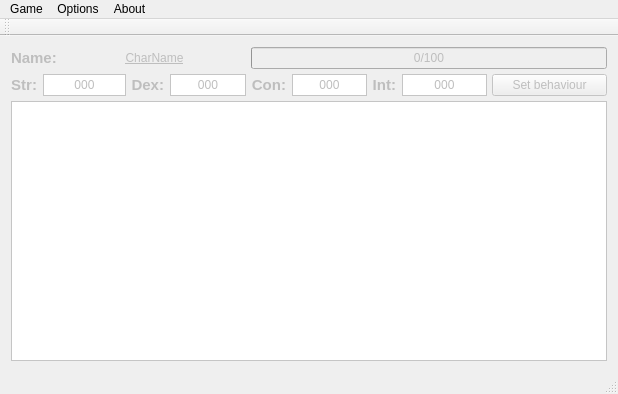
<?xml version="1.0" encoding="UTF-8"?>
<ui version="4.0">
 <class>AutoRpg</class>
 <widget class="QMainWindow" name="AutoRpg">
  <property name="geometry">
   <rect>
    <x>0</x>
    <y>0</y>
    <width>618</width>
    <height>394</height>
   </rect>
  </property>
  <property name="windowTitle">
   <string>AutoRpg</string>
  </property>
  <widget class="QWidget" name="centralWidget">
   <layout class="QGridLayout" name="gridLayout">
    <item row="0" column="0">
     <widget class="QFrame" name="frame">
      <property name="enabled">
       <bool>false</bool>
      </property>
      <property name="frameShape">
       <enum>QFrame::NoFrame</enum>
      </property>
      <property name="frameShadow">
       <enum>QFrame::Plain</enum>
      </property>
      <property name="lineWidth">
       <number>0</number>
      </property>
      <layout class="QGridLayout" name="gridLayout_2">
       <property name="sizeConstraint">
        <enum>QLayout::SetNoConstraint</enum>
       </property>
       <property name="margin">
        <number>0</number>
       </property>
       <property name="spacing">
        <number>5</number>
       </property>
       <item row="1" column="2">
        <layout class="QHBoxLayout" name="horizontalLayout_4">
         <item>
          <widget class="QLabel" name="label_7">
           <property name="sizePolicy">
            <sizepolicy hsizetype="Fixed" vsizetype="Preferred">
             <horstretch>0</horstretch>
             <verstretch>0</verstretch>
            </sizepolicy>
           </property>
           <property name="font">
            <font>
             <pointsize>11</pointsize>
             <weight>75</weight>
             <bold>true</bold>
            </font>
           </property>
           <property name="text">
            <string>Con:</string>
           </property>
           <property name="alignment">
            <set>Qt::AlignRight|Qt::AlignTrailing|Qt::AlignVCenter</set>
           </property>
          </widget>
         </item>
         <item>
          <widget class="QLabel" name="lb_chCon">
           <property name="styleSheet">
            <string notr="true">background: white</string>
           </property>
           <property name="frameShape">
            <enum>QFrame::StyledPanel</enum>
           </property>
           <property name="frameShadow">
            <enum>QFrame::Sunken</enum>
           </property>
           <property name="text">
            <string>000</string>
           </property>
           <property name="alignment">
            <set>Qt::AlignCenter</set>
           </property>
          </widget>
         </item>
        </layout>
       </item>
       <item row="2" column="0" colspan="5">
        <widget class="QTextEdit" name="te_EventLog">
         <property name="palette">
          <palette>
           <active>
            <colorrole role="Base">
             <brush brushstyle="SolidPattern">
              <color alpha="255">
               <red>237</red>
               <green>237</green>
               <blue>237</blue>
              </color>
             </brush>
            </colorrole>
            <colorrole role="Window">
             <brush brushstyle="SolidPattern">
              <color alpha="255">
               <red>255</red>
               <green>255</green>
               <blue>255</blue>
              </color>
             </brush>
            </colorrole>
            <colorrole role="AlternateBase">
             <brush brushstyle="SolidPattern">
              <color alpha="255">
               <red>255</red>
               <green>255</green>
               <blue>255</blue>
              </color>
             </brush>
            </colorrole>
            <colorrole role="NoRole">
             <brush brushstyle="SolidPattern">
              <color alpha="255">
               <red>255</red>
               <green>255</green>
               <blue>255</blue>
              </color>
             </brush>
            </colorrole>
           </active>
           <inactive>
            <colorrole role="Base">
             <brush brushstyle="SolidPattern">
              <color alpha="255">
               <red>237</red>
               <green>237</green>
               <blue>237</blue>
              </color>
             </brush>
            </colorrole>
            <colorrole role="Window">
             <brush brushstyle="SolidPattern">
              <color alpha="255">
               <red>255</red>
               <green>255</green>
               <blue>255</blue>
              </color>
             </brush>
            </colorrole>
            <colorrole role="AlternateBase">
             <brush brushstyle="SolidPattern">
              <color alpha="255">
               <red>255</red>
               <green>255</green>
               <blue>255</blue>
              </color>
             </brush>
            </colorrole>
            <colorrole role="NoRole">
             <brush brushstyle="SolidPattern">
              <color alpha="255">
               <red>255</red>
               <green>255</green>
               <blue>255</blue>
              </color>
             </brush>
            </colorrole>
           </inactive>
           <disabled>
            <colorrole role="Base">
             <brush brushstyle="SolidPattern">
              <color alpha="255">
               <red>255</red>
               <green>255</green>
               <blue>255</blue>
              </color>
             </brush>
            </colorrole>
            <colorrole role="Window">
             <brush brushstyle="SolidPattern">
              <color alpha="255">
               <red>255</red>
               <green>255</green>
               <blue>255</blue>
              </color>
             </brush>
            </colorrole>
            <colorrole role="AlternateBase">
             <brush brushstyle="SolidPattern">
              <color alpha="255">
               <red>255</red>
               <green>255</green>
               <blue>255</blue>
              </color>
             </brush>
            </colorrole>
            <colorrole role="NoRole">
             <brush brushstyle="SolidPattern">
              <color alpha="255">
               <red>255</red>
               <green>255</green>
               <blue>255</blue>
              </color>
             </brush>
            </colorrole>
           </disabled>
          </palette>
         </property>
         <property name="frameShape">
          <enum>QFrame::StyledPanel</enum>
         </property>
         <property name="frameShadow">
          <enum>QFrame::Sunken</enum>
         </property>
         <property name="readOnly">
          <bool>true</bool>
         </property>
         <property name="html">
          <string>&lt;!DOCTYPE HTML PUBLIC &quot;-//W3C//DTD HTML 4.0//EN&quot; &quot;http://www.w3.org/TR/REC-html40/strict.dtd&quot;&gt;
&lt;html&gt;&lt;head&gt;&lt;meta name=&quot;qrichtext&quot; content=&quot;1&quot; /&gt;&lt;style type=&quot;text/css&quot;&gt;
p, li { white-space: pre-wrap; }
&lt;/style&gt;&lt;/head&gt;&lt;body style=&quot; font-family:'Sans'; font-size:9pt; font-weight:400; font-style:normal;&quot; bgcolor=&quot;#ffffff&quot;&gt;
&lt;p style=&quot;-qt-paragraph-type:empty; margin-top:0px; margin-bottom:0px; margin-left:0px; margin-right:0px; -qt-block-indent:0; text-indent:0px;&quot;&gt;&lt;br /&gt;&lt;/p&gt;&lt;/body&gt;&lt;/html&gt;</string>
         </property>
        </widget>
       </item>
       <item row="1" column="0">
        <layout class="QHBoxLayout" name="horizontalLayout_2">
         <item>
          <widget class="QLabel" name="label_3">
           <property name="sizePolicy">
            <sizepolicy hsizetype="Fixed" vsizetype="Preferred">
             <horstretch>0</horstretch>
             <verstretch>0</verstretch>
            </sizepolicy>
           </property>
           <property name="font">
            <font>
             <pointsize>11</pointsize>
             <weight>75</weight>
             <bold>true</bold>
            </font>
           </property>
           <property name="text">
            <string>Str:</string>
           </property>
           <property name="alignment">
            <set>Qt::AlignRight|Qt::AlignTrailing|Qt::AlignVCenter</set>
           </property>
          </widget>
         </item>
         <item>
          <widget class="QLabel" name="lb_chStr">
           <property name="styleSheet">
            <string notr="true">background: white</string>
           </property>
           <property name="frameShape">
            <enum>QFrame::StyledPanel</enum>
           </property>
           <property name="frameShadow">
            <enum>QFrame::Sunken</enum>
           </property>
           <property name="text">
            <string>000</string>
           </property>
           <property name="alignment">
            <set>Qt::AlignCenter</set>
           </property>
          </widget>
         </item>
        </layout>
       </item>
       <item row="1" column="3">
        <layout class="QHBoxLayout" name="horizontalLayout_5">
         <item>
          <widget class="QLabel" name="label_9">
           <property name="sizePolicy">
            <sizepolicy hsizetype="Fixed" vsizetype="Preferred">
             <horstretch>0</horstretch>
             <verstretch>0</verstretch>
            </sizepolicy>
           </property>
           <property name="font">
            <font>
             <pointsize>11</pointsize>
             <weight>75</weight>
             <bold>true</bold>
            </font>
           </property>
           <property name="text">
            <string>Int:</string>
           </property>
           <property name="alignment">
            <set>Qt::AlignRight|Qt::AlignTrailing|Qt::AlignVCenter</set>
           </property>
          </widget>
         </item>
         <item>
          <widget class="QLabel" name="lb_chInt">
           <property name="styleSheet">
            <string notr="true">background: white</string>
           </property>
           <property name="frameShape">
            <enum>QFrame::StyledPanel</enum>
           </property>
           <property name="frameShadow">
            <enum>QFrame::Sunken</enum>
           </property>
           <property name="text">
            <string>000</string>
           </property>
           <property name="alignment">
            <set>Qt::AlignCenter</set>
           </property>
          </widget>
         </item>
        </layout>
       </item>
       <item row="0" column="2" colspan="3">
        <widget class="QProgressBar" name="prb_Exp">
         <property name="value">
          <number>0</number>
         </property>
         <property name="format">
          <string>%v/%m</string>
         </property>
        </widget>
       </item>
       <item row="1" column="4">
        <widget class="QPushButton" name="pushButton">
         <property name="text">
          <string>Set behaviour</string>
         </property>
        </widget>
       </item>
       <item row="0" column="0" colspan="2">
        <layout class="QHBoxLayout" name="horizontalLayout">
         <item>
          <widget class="QLabel" name="label">
           <property name="sizePolicy">
            <sizepolicy hsizetype="Fixed" vsizetype="Preferred">
             <horstretch>0</horstretch>
             <verstretch>0</verstretch>
            </sizepolicy>
           </property>
           <property name="font">
            <font>
             <pointsize>11</pointsize>
             <weight>75</weight>
             <bold>true</bold>
            </font>
           </property>
           <property name="text">
            <string>Name:</string>
           </property>
          </widget>
         </item>
         <item>
          <widget class="QLabel" name="lb_chName">
           <property name="font">
            <font>
             <underline>true</underline>
            </font>
           </property>
           <property name="text">
            <string>CharName</string>
           </property>
           <property name="alignment">
            <set>Qt::AlignCenter</set>
           </property>
          </widget>
         </item>
        </layout>
       </item>
       <item row="1" column="1">
        <layout class="QHBoxLayout" name="horizontalLayout_3">
         <item>
          <widget class="QLabel" name="label_5">
           <property name="sizePolicy">
            <sizepolicy hsizetype="Fixed" vsizetype="Preferred">
             <horstretch>0</horstretch>
             <verstretch>0</verstretch>
            </sizepolicy>
           </property>
           <property name="font">
            <font>
             <pointsize>11</pointsize>
             <weight>75</weight>
             <bold>true</bold>
            </font>
           </property>
           <property name="text">
            <string>Dex:</string>
           </property>
           <property name="alignment">
            <set>Qt::AlignRight|Qt::AlignTrailing|Qt::AlignVCenter</set>
           </property>
          </widget>
         </item>
         <item>
          <widget class="QLabel" name="lb_chDex">
           <property name="styleSheet">
            <string notr="true">background: white</string>
           </property>
           <property name="frameShape">
            <enum>QFrame::StyledPanel</enum>
           </property>
           <property name="frameShadow">
            <enum>QFrame::Sunken</enum>
           </property>
           <property name="text">
            <string>000</string>
           </property>
           <property name="alignment">
            <set>Qt::AlignCenter</set>
           </property>
          </widget>
         </item>
        </layout>
       </item>
      </layout>
     </widget>
    </item>
   </layout>
  </widget>
  <widget class="QMenuBar" name="menuBar">
   <property name="geometry">
    <rect>
     <x>0</x>
     <y>0</y>
     <width>618</width>
     <height>21</height>
    </rect>
   </property>
   <widget class="QMenu" name="menuGame">
    <property name="title">
     <string>Game</string>
    </property>
    <addaction name="actionNew_character"/>
    <addaction name="actionLoad_character"/>
    <addaction name="separator"/>
    <addaction name="actionQuit"/>
   </widget>
   <widget class="QMenu" name="menuOptions">
    <property name="title">
     <string>Options</string>
    </property>
    <addaction name="actionMain_options"/>
    <addaction name="actionGenerate_name"/>
   </widget>
   <widget class="QMenu" name="menuAbout">
    <property name="title">
     <string>About</string>
    </property>
    <addaction name="actionAbout_game"/>
    <addaction name="actionAbout_author"/>
    <addaction name="separator"/>
    <addaction name="actionHelp"/>
   </widget>
   <addaction name="menuGame"/>
   <addaction name="menuOptions"/>
   <addaction name="menuAbout"/>
  </widget>
  <widget class="QToolBar" name="mainToolBar">
   <attribute name="toolBarArea">
    <enum>TopToolBarArea</enum>
   </attribute>
   <attribute name="toolBarBreak">
    <bool>false</bool>
   </attribute>
  </widget>
  <widget class="QStatusBar" name="statusBar"/>
  <action name="actionNew_character">
   <property name="text">
    <string>New character</string>
   </property>
  </action>
  <action name="actionLoad_character">
   <property name="text">
    <string>Load character</string>
   </property>
  </action>
  <action name="actionMain_options">
   <property name="text">
    <string>Main options</string>
   </property>
  </action>
  <action name="actionAbout_game">
   <property name="text">
    <string>About game</string>
   </property>
  </action>
  <action name="actionAbout_author">
   <property name="text">
    <string>About author</string>
   </property>
  </action>
  <action name="actionHelp">
   <property name="text">
    <string>Help</string>
   </property>
  </action>
  <action name="actionQuit">
   <property name="text">
    <string>Quit</string>
   </property>
  </action>
  <action name="actionGenerate_name">
   <property name="text">
    <string>Generate name</string>
   </property>
  </action>
 </widget>
 <layoutdefault spacing="6" margin="11"/>
 <resources/>
 <connections/>
</ui>
